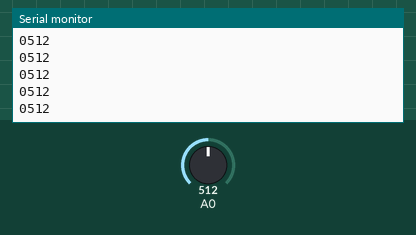
Simulated run of this sketch. Board: Arduino Uno, built with avr-gcc and run on an emulated ATmega328P. Shown: the last lines printed to the serial monitor. The test bench sets the inputs (shaded band); at power-on: A0 = 512.

Above: at 1.2 s.
1.3 s: A0 set to 716
At 2.2 s:
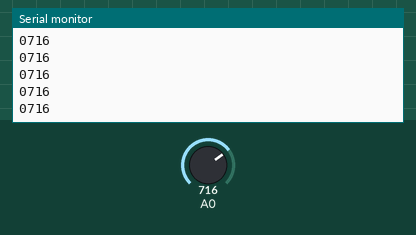
2.8 s: A0 set to 900
At 3.4 s:
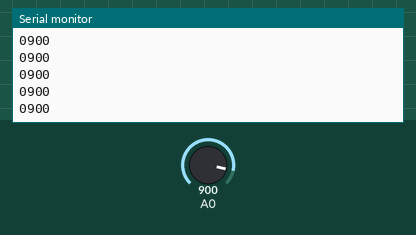
Timing chart, 0 to 5.8 s (numbered marks = the images above; inputs shaded):
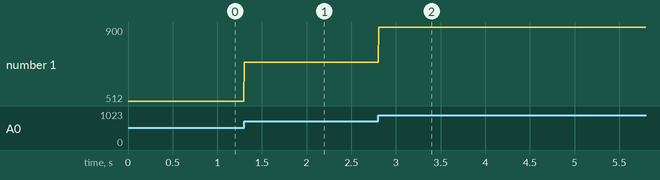

Measured:
- after the input at 1.3 s, the serial monitor: prints a new line at once (image 1)
- after the input at 2.8 s, the serial monitor: prints a new line at once (image 2)
- plotted number 1: 512 → 716 after the input at 1.3 s, 716 → 900 after the input at 2.8 s

The sketch:

sampling.ino
```cpp
char datas[100];
int i = 0;
unsigned long currentMicros   = 0;
unsigned long previousMicros  = 0;
const long period   = 5000;

void setup() {
  Serial.begin(115200);
}
void loop() {
  currentMicros = micros();
  if(currentMicros - previousMicros >= period){
    previousMicros = currentMicros;
    int sensor = analogRead(A0);
    sprintf(datas,"%04d",sensor);
    Serial.println(datas);
    Serial.flush();
  }
}
```
